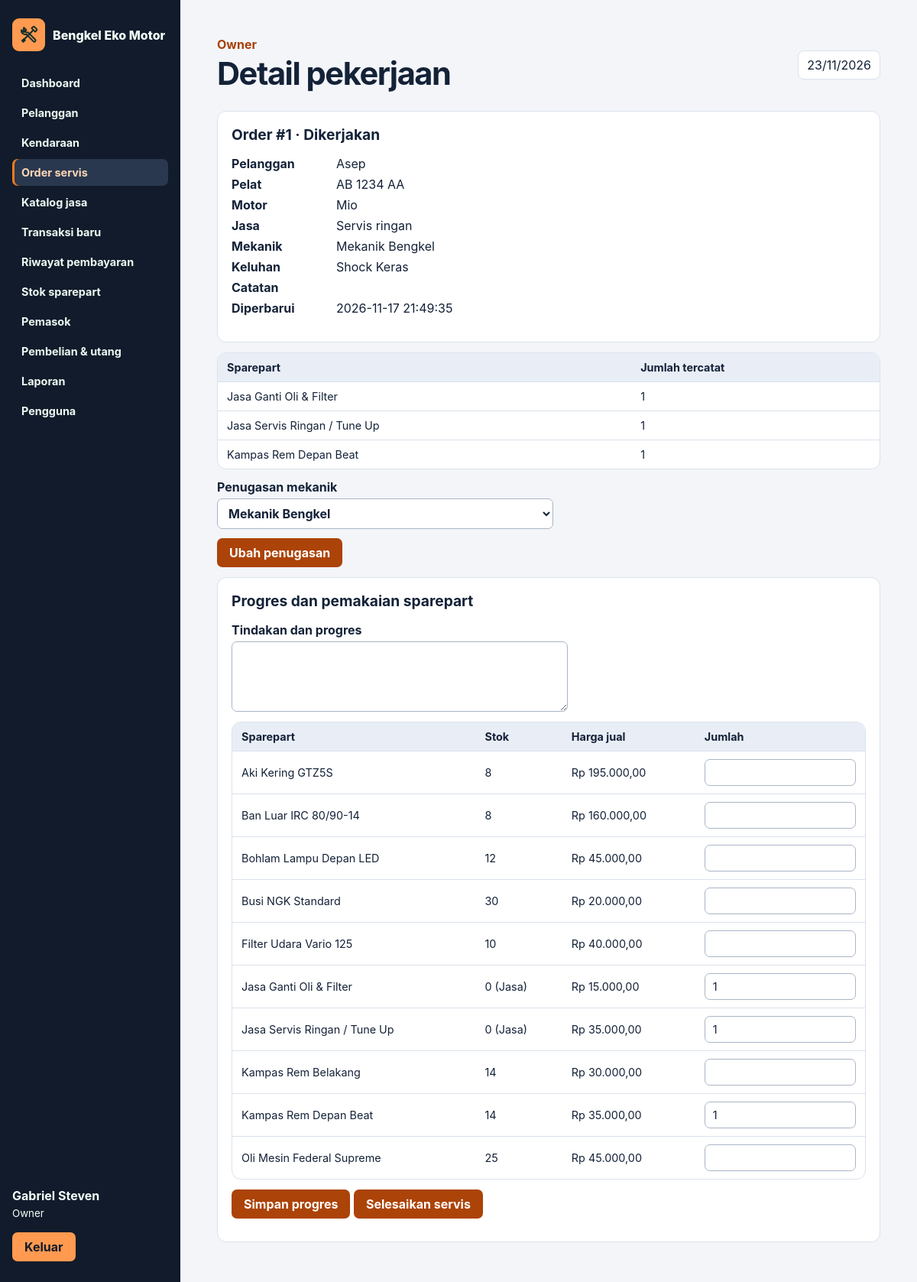
/?page=pekerjaan&id=1 (signed in), run on an earlier commit of the app's database.
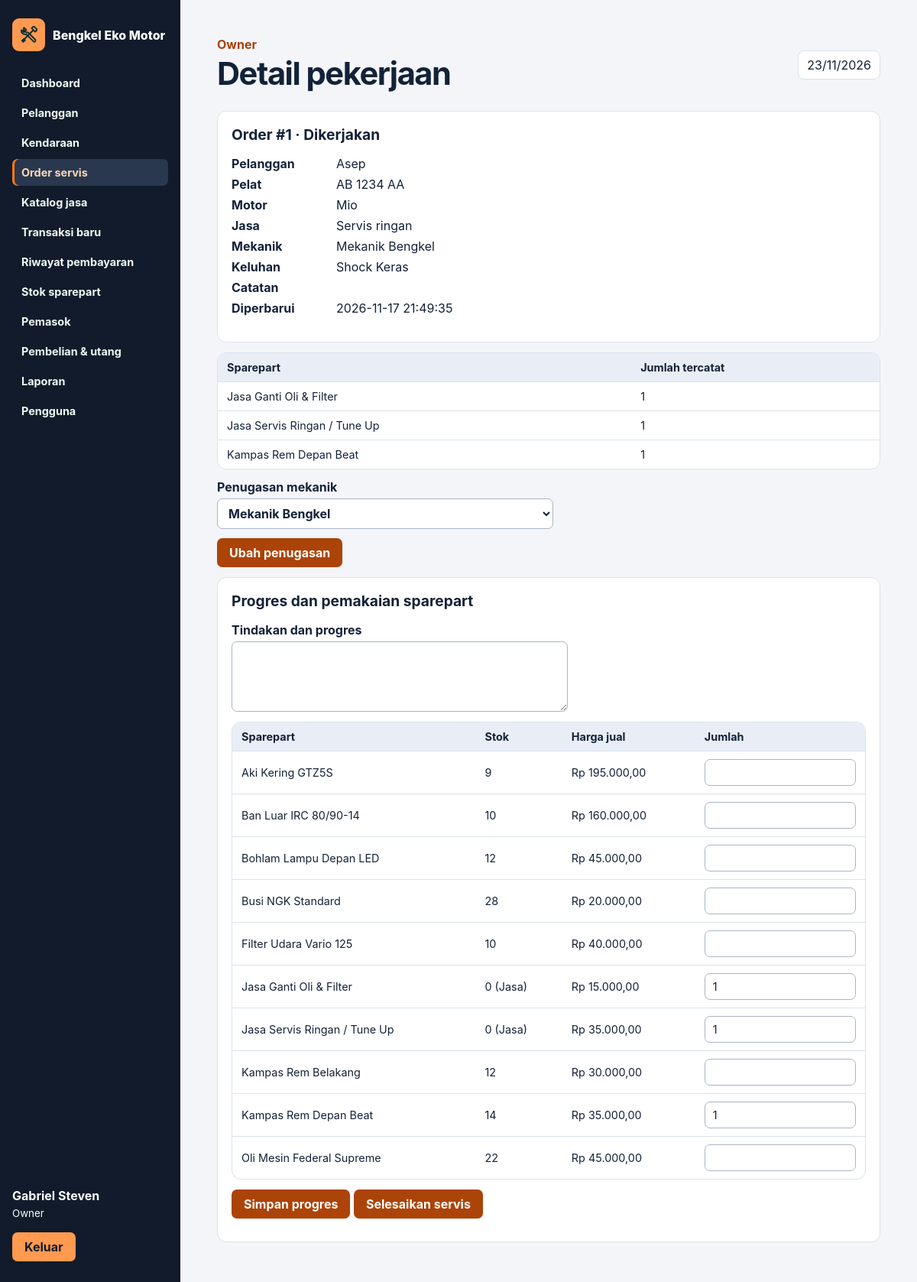
And on a later commit of the database.
### tables this page shows
CREATE TABLE `sparepart` (
  `id_sparepart` int(11) NOT NULL,
  `nama_barang` varchar(100) NOT NULL,
  `kategori` varchar(50) NOT NULL,
  `harga_jual` decimal(12,2) NOT NULL CHECK (`harga_jual` >= 0),
  `stok` int(11) NOT NULL CHECK (`stok` >= 0),
  `stok_minimum` int(11) NOT NULL CHECK (`stok_minimum` >= 0)
);

### routes/web.php (called while the page is built, shortened)
<?php
function route(array|false $user): void
{
    $page = $_GET['page'] ?? 'dashboard';
    $id = (int) filter_var($_GET['id'] ?? 0,FILTER_VALIDATE_INT);
    $reference = is_string($_GET['ref'] ?? null) ? $_GET['ref'] : '';
    match ($page) {
        'dashboard'=>showDashboard($user),
        'servis'=>showServices($user),
        'pekerjaan'=>showService(serviceRecord($id,$user),$user),
        'checkout'=>showCheckout(checkoutOrder($user)),
        'penjualan'=>showSales($user),
        'nota'=>showReceipt($reference,$user),
        'pembelian'=>showPurchases(),
        'detail-beli'=>showPurchase($reference),
        'laporan'=>showReports(),
        default=>showMaster($page,$page !== 'sparepart' || $user['peran'] === 'Pemilik'),
    };
}

### public/index.php (called while the page is built, shortened)
<?php
$user = false;
try {
    $user = currentUser();
    route($user);
} catch (Throwable $error) {
    while (ob_get_level() > 0) {
        ob_end_clean();
    }
    if ($error instanceof AccessDenied) {
        http_response_code(403);
        $message = $error->getMessage();
    } elseif ($error instanceof DomainException) {
        http_response_code(422);
        $message = $error->getMessage();
    } elseif ($error instanceof PDOException && $error->getCode() === '23000') {
        http_response_code(409);
        $message = 'Data sudah ada atau rujukan tidak tersedia. Periksa isian dan coba lagi.';
    } else {
        http_response_code(500);
        error_log('Bengkel Eko Motor: ' . get_class($error) . ' (' . $error->getCode() . ')');
        $message = 'Sistem tidak dapat memproses permintaan. Periksa konfigurasi dan koneksi database sesuai README.';
    }
    if (str_contains($_SERVER['HTTP_ACCEPT'] ?? '', 'application/json')) {
        header('Content-Type: application/json; charset=utf-8');
        echo json_encode(['message' => $message], JSON_UNESCAPED_UNICODE);
        exit;
    }
    if ($user) {
        layout('Permintaan tidak berhasil',$user,'','<p role="alert" class="error">' . h($message) . '</p><p>' . linkTo('Kembali ke dashboard','dashboard') . '</p>');
    } else {
        loginPage($message);
    }
}

### app/Models/database.php (called while the page is built, shortened)
<?php
function db(): PDO
{
    static $pdo;
    if (!$pdo) {
        $path = dirname(__DIR__, 2) . '/config/database.local.php';
        $config = require $path;
        $pdo = new PDO($config['dsn'], $config['username'], $config['password'], [
            PDO::ATTR_ERRMODE => PDO::ERRMODE_EXCEPTION,
            PDO::ATTR_EMULATE_PREPARES => false,
            PDO::ATTR_DEFAULT_FETCH_MODE => PDO::FETCH_ASSOC,
        ]);
        $pdo->exec("SET time_zone = '+07:00'");
    }
    return $pdo;
}
function query(string $sql, array $params = []): PDOStatement
{
    $statement = db()->prepare($sql);
    $statement->execute($params);
    return $statement;
}
function rows(string $sql, array $params = []): array
{
    return query($sql, $params)->fetchAll();
}
function row(string $sql, array $params = []): array|false
{
    return query($sql, $params)->fetch();
}

### app/Middleware/security.php (called while the page is built, shortened)
<?php
function currentUser(): array|false
{
    $user = row("SELECT id_pengguna,nama_lengkap,peran FROM pengguna WHERE id_pengguna=? AND status_aktif='Aktif'", [$_SESSION['user']]);
    return $user;
}

### app/Controllers/workshop.php (the view, shortened to what the changed rows need)
<?php
function serviceRecord(int $id, array $user, bool $lock = false): array
{
    $own = $user['peran'] === 'Mekanik';
    $where = $own ? ' AND s.mekanik_id=?' : '';
    $record = row("SELECT s.*,k.pelat,k.model,p.nama AS pelanggan,j.nama AS jasa,j.tarif,u.nama_lengkap AS mekanik
        FROM servis s JOIN kendaraan k ON k.id=s.kendaraan_id JOIN pelanggan p ON p.id=k.pelanggan_id
        JOIN jasa j ON j.id=s.jasa_id JOIN pengguna u ON u.id_pengguna=s.mekanik_id
        WHERE s.id=?$where" . ($lock ? ' FOR UPDATE' : ''),$own ? [$id,$user['id_pengguna']] : [$id]);
    return $record;
}
function partInputs(array $values = [], string $mode = 'qty'): void
{
    echo '<div class="scroll"><table><thead><tr><th>Sparepart</th><th>Stok</th><th>Harga jual</th><th>Jumlah</th>'
        . ($mode === 'purchase' ? '<th>Harga beli / unit</th>' : '') . '</tr></thead><tbody>';
    $where = $mode === 'purchase' ? " WHERE LOWER(TRIM(kategori)) <> 'jasa servis'" : '';
    foreach (rows('SELECT id_sparepart,nama_barang,stok,harga_jual,kategori FROM sparepart' . $where . ' ORDER BY nama_barang') as $part) {
        $id = (int) $part['id_sparepart'];
        echo '<tr><td>' . h($part['nama_barang']) . '</td><td>' . h(isServiceItem($part['kategori']) ? '0 (Jasa)' : $part['stok']) . '</td><td>' . h(rupiah($part['harga_jual']))
            . '</td><td><input aria-label="' . h('Jumlah ' . $part['nama_barang']) . '" type="number" min="0" max="100000" data-unit="' . h($part['harga_jual']) . '" name="qty[' . $id . ']" value="' . h($values[$id] ?? '') . '"></td>';
        echo '</tr>';
    }
    echo '</tbody></table></div>';
}
function serviceParts(int $id): array
{
    return rows('SELECT p.id_sparepart,p.nama_barang,s.qty,p.harga_jual,p.stok FROM servis_part s
        JOIN sparepart p ON p.id_sparepart=s.part_id WHERE s.servis_id=? ORDER BY p.nama_barang',[$id]);
}
function showService(array $record, array $user): void
{
    $id = (int) $record['id'];
    $parts = serviceParts($id);
    $canWork = $user['peran'] !== 'Kasir';
    echo '<div class="panel"><h2>Order #' . $id . ' · ' . h($record['status']) . '</h2><dl>';
    echo '</dl></div>';
    if ($canWork && $record['status'] === 'Dikerjakan') {
        echo '<section class="panel"><h2>Progres dan pemakaian sparepart</h2>';
        partInputs(array_column($parts,'qty','id_sparepart'));
        echo '<button>Simpan progres</button> <button name="finish" value="1">Selesaikan servis</button></form></section>';
    }
}

What changed in the data, as far as the page shows it:
changed sparepart "Aki Kering GTZ5S": stok "8" → "9"
changed sparepart "Ban Luar IRC 80/90-14": stok "8" → "10"
changed sparepart "Busi NGK Standard": stok "30" → "28"
changed sparepart "Kampas Rem Belakang": stok "14" → "12"
changed sparepart "Oli Mesin Federal Supreme": stok "25" → "22"
